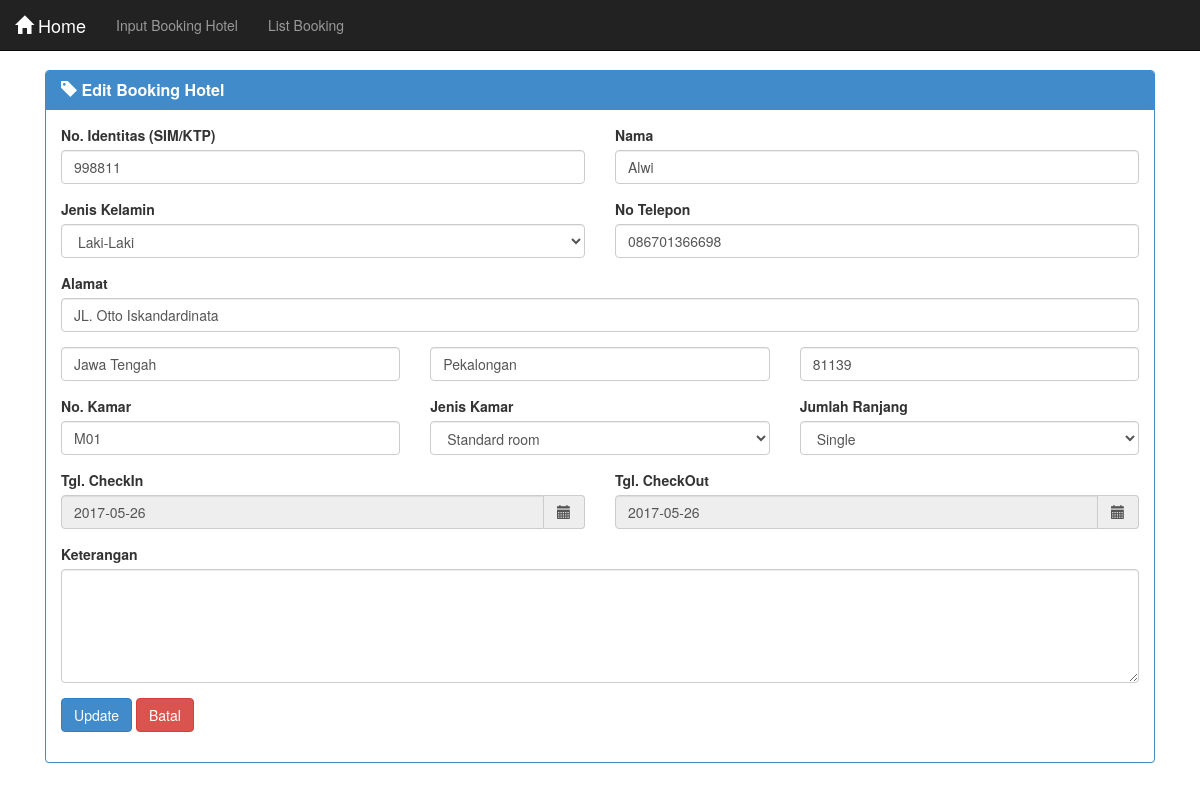
Page /edit.php?id=998811 on the committed database.
### tables this page shows
CREATE TABLE IF NOT EXISTS `kamar` (
  `no_kamar` char(5) NOT NULL,
  `tipe_kamar` varchar(20) NOT NULL,
  `jml_ranjang` varchar(20) NOT NULL,
  `id` int(20) NOT NULL
);

CREATE TABLE IF NOT EXISTS `tamu` (
  `id` int(20) NOT NULL,
  `nama` varchar(40) NOT NULL,
  `jns_kel` varchar(20) NOT NULL,
  `notelp` char(13) NOT NULL,
  `jalan` varchar(100) NOT NULL,
  `provinsi` varchar(40) NOT NULL,
  `kota` varchar(30) NOT NULL,
  `kd_pos` int(7) NOT NULL,
  `tgl_checkin` date NOT NULL,
  `tgl_checkout` date NOT NULL,
  `keterangan` varchar(100) NOT NULL,
  `no_kamar` char(5) NOT NULL
);

### edit.php (the view, shortened to what this page needs)
<!DOCTYPE html>
<html>
  <head>
    <?php
    $id = $_GET['id'];
    $input = mysql_query("SELECT tamu.* , kamar.* FROM tamu, kamar WHERE kamar.id='$id'");
    $data = mysql_fetch_array($input);
    ?>
    <link href="css/bootstrap.min.css" rel="stylesheet">
    <link href="css/datepicker.css" rel="stylesheet">
  </head>
  <body>
    <div class="container">
      <nav class="navbar navbar-inverse navbar-fixed-top">
        <div class="navbar-header">
          <a class="navbar-brand" href="#"><i class="glyphicon glyphicon-home"></i> Home</a>
        </div>
        <div id="navbar" class="navbar-collapse collapse">
          <ul class="nav navbar-nav">
            <li><a href="index.php">Input Booking Hotel</a></li>
            <li><a href="rekap.php">List Booking</a></li>
          </ul>
        </div>
      </nav>
      <div class="row">
        <div class="col-lg-6">
        </div>
      </div>
      <div class="col-md-12">
        <div class="panel panel-primary">
          <div class="panel-heading">
            <h3 class="panel-title"><i class="glyphicon glyphicon-tag"></i> <b> Edit Booking Hotel </b> </h3>
          </div>
          <div class="panel-body">
            <form id="form_input" action="edit.php" method="post">
                 <div class="row">
                   <div class="col-xs-6 form-group">
                     <label class="control-label" for="id">No. Identitas (SIM/KTP)</label>
                     <input type="text" name="id" value="<?php echo $data['id']; ?>" class="form-control" required>
                   </div>
                   <div class="col-xs-6 form-group">
                     <label class="control-label" for="nama">Nama </label>
                     <input type="text" class="form-control" name="nama" value="<?php echo $data['nama']; ?>" required>
                   </div>
                 </div>
                 <div class="row">
                   <div class="col-xs-6 form-group">
                     <label for="sel1">Jenis Kelamin</label>
                     <select class="form-control" name="jns_kel">
                       <option>Laki-Laki</option>
                     </select>
                   </div>
                   <div class="col-xs-6 form-group">
                     <label class="control-label" for="hp">No Telepon</label>
                     <input type="number" class="form-control" value="<?php echo $data['notelp']; ?>" name="notelp">
                   </div>
                 </div>
                 <div class="form-group">
                   <label class="control-label" for="hp">Alamat</label>
                   <input type="text" class="form-control"  placeholder="Alamat Lengkap" name="jalan" value="<?php echo $data['jalan']; ?>">
                </div>
                 <div class="row">
                   <div class="col-xs-4 form-group">
                     <input type="text" class="form-control" placeholder="Provinsi" name="provinsi" value="<?php echo $data['provinsi']; ?>" required>
                   </div>
                   <div class="col-xs-4 form-group">
                     <input type="text" class="form-control" placeholder="Kota/Kabupaten" name="kota" value="<?php echo $data['kota']; ?>" required>
                   </div>
                   <div class="col-xs-4 form-group">
                     <input type="text" class="form-control" placeholder="Kode Pos" name="kd_pos" value="<?php echo $data['kd_pos']; ?>" required>
                   </div>
                 </div>
                 <div class="row">
                   <div class="col-xs-4 form-group">
                     <label class="control-label">No. Kamar</label>
                     <input type="text" class="form-control" placeholder="No. Kamar" name="no_kamar" value="<?php echo $data['no_kamar']; ?>" required>
                   </div>
                   <div class="col-xs-4 form-group">
                     <label for="sel1">Jenis Kamar</label>
                     <select class="form-control" name="tipe_kamar">
                       <option>Standard room</option>
                     </select>
                   </div>
                   <div class="col-xs-4 form-group">
                     <label for="sel1">Jumlah Ranjang</label>
                     <select class="form-control" name="jml_ranjang">
                       <option>Single</option>
                     </select>
                   </div>
                 </div>
                 <div class="row">
                   <div class="col-xs-6 form-group">
                     <label>Tgl. CheckIn</label>
                     <div class="input-group date " data-date="" data-date-format="yyyy-mm-dd">
                       <input class="form-control" type="text" name="tgl_checkin" readonly="readonly" value="<?php echo $data['tgl_checkin']; ?>">
                       <span class="input-group-addon"><i class="glyphicon glyphicon-calendar"></i></span>
                     </div>
                  </div>
                  <div class="col-xs-6 form-group">
                    <label>Tgl. CheckOut</label>
                    <div class="input-group date " data-date="" data-date-format="yyyy-mm-dd">
                      <input class="form-control" type="text" name="tgl_checkout" readonly="readonly" value="<?php echo $data['tgl_checkout']; ?>">
                      <span class="input-group-addon"><i class="glyphicon glyphicon-calendar"></i></span>
                    </div>
                 </div>
                 </div>
                 <div class="form-group">
                   <label for="comment">Keterangan</label>
                   <textarea class="form-control" rows="5" name="keterangan" value="<?php echo $data['keterangan']; ?>"></textarea>
                 </div>
                 <div class="form-group">
                   <input type="submit" value="Update" name="update" class="btn btn-primary">
                 	 <a href="rekap.php" class="btn btn-danger">Batal</a>
                 </div>
            </form>
          </div>
        </div>
      </div>
    </div>
  </body>
</html>

### css/datepicker.css (style rules this page uses)
.input-group.date .input-group-addon i, .input-group.date .input-group-addon i { display: block; cursor: pointer; width: 16px; height: 16px; }

### rows in the picture
kamar: id "998811", no_kamar "M01"
tamu: nama "Alwi", notelp "086701366698", jalan "JL. Otto Iskandardinata", provinsi "Jawa Tengah", kota "Pekalongan", kd_pos "81139", tgl_checkin "2017-05-26", tgl_checkout "2017-05-26"
